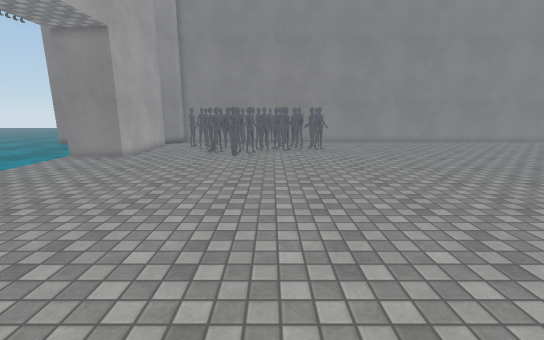
View 1 (above)

16 first-person views from a walk through a 3-D level made in the Unity game engine. The camera is 1.5 m above the floor, tilts 12° down and sees 90° across. The floor is counted in squares, 0.5 m on a side. Each view is taken from the middle of a square. On the plan, view 1 faces up. The plan holds only what a view shows up to about 20 squares ahead; the rest is blank. The place goes on beyond the plan. The player is left out. Surface patterns are stand-ins for the level's own textures.

View 2
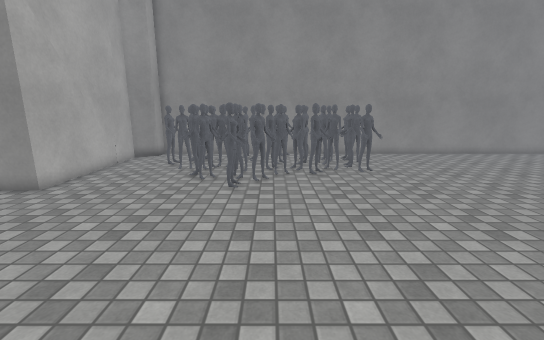

View 3
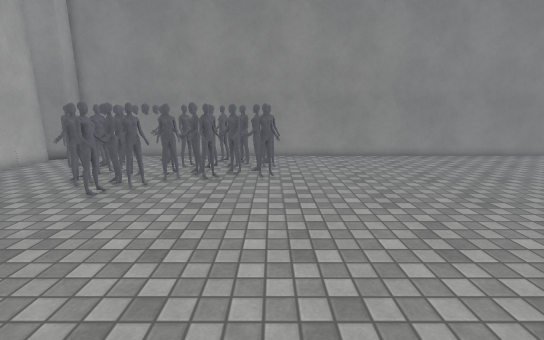

View 4
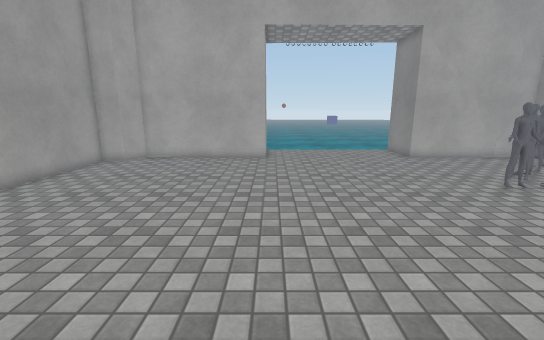

View 5
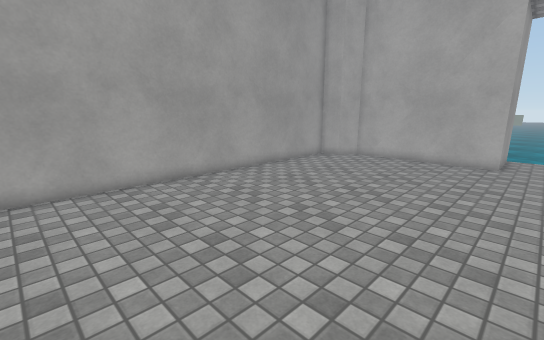

View 6
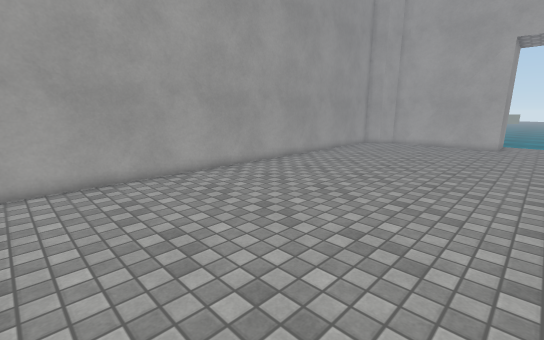

View 7
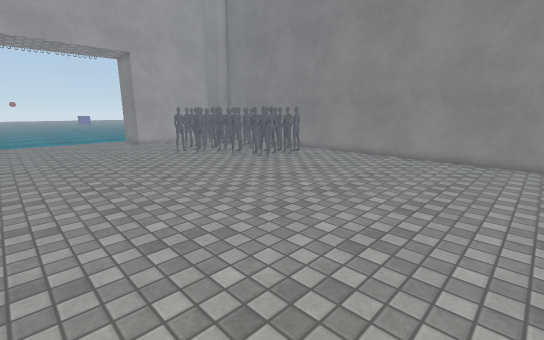

View 8
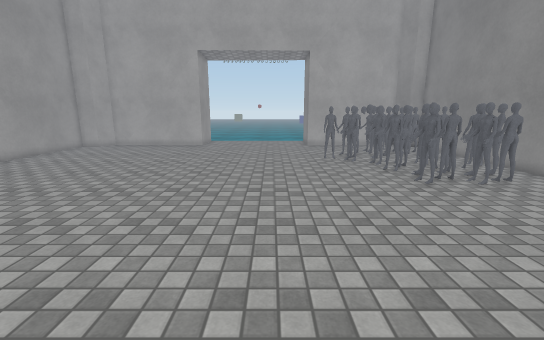

View 9
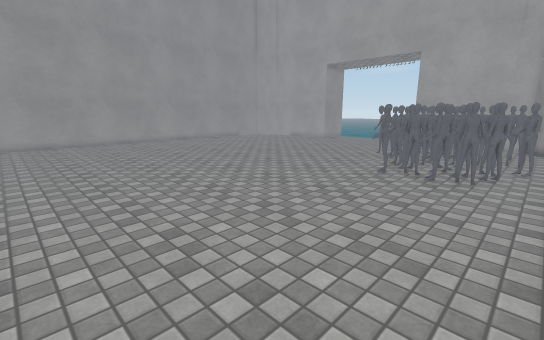

View 10
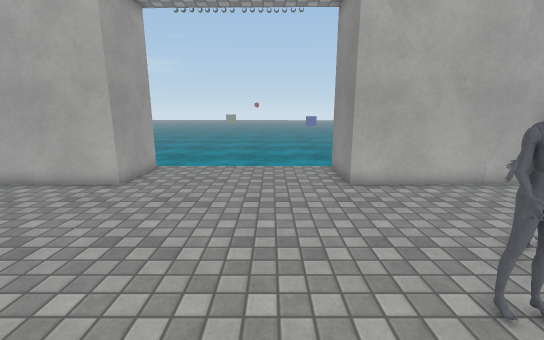

View 11
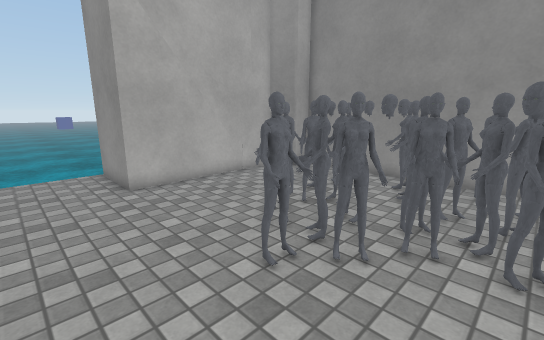

View 12
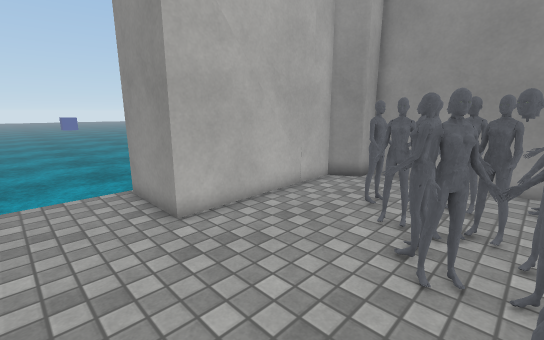

View 13
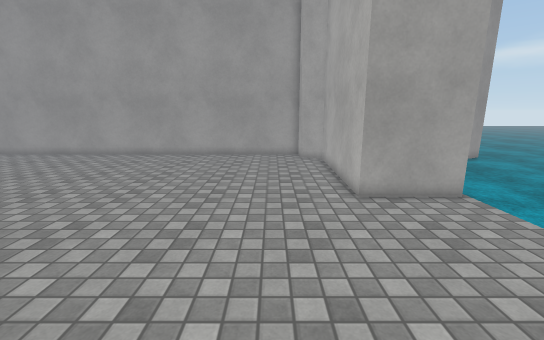

View 14
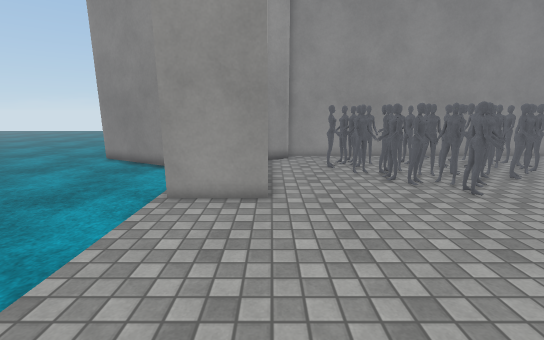

View 15
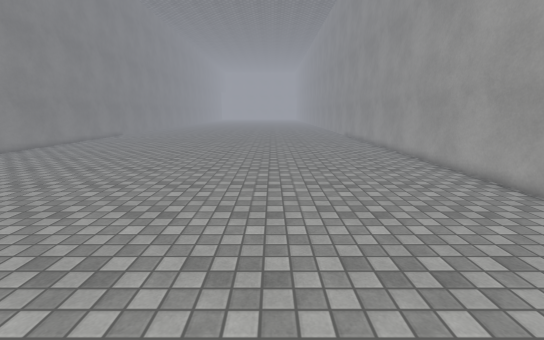

View 16
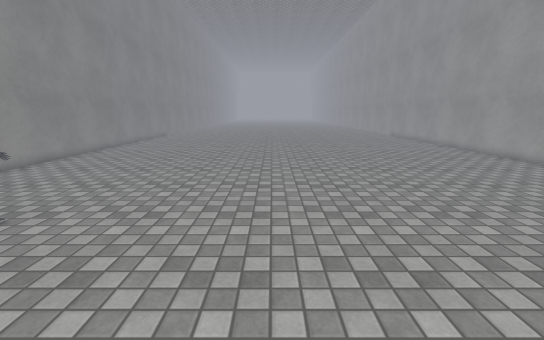

### Floor plan
Key: @ floor where view 1 was taken; # wall or solid block; . floor; ≈ liquid the walk keeps out of; O other object.
Columns run from 16 left of view 1 to 17 right of it. Each row starts with its distance up from view 1.
 28        ###########################
 27       ##........O.................
 26       #...OO.O..OOO...............
 25       #...OOOOO. OOOO.............
 24 #     #..OOOO#OOOOOOO.............
 23 ≈     #..OO.OO#OOOOOO.............
 22 ≈≈    #...OOOOOOOOOOO.............
 21 ≈≈    #....OO#OOOOOOO.............
 20 ≈≈    #.....OOOO #................
 19 ≈≈##  #......OO...................
 18 ≈≈≈####......OO...................
 17 ≈≈≈...............................
 16 ≈≈≈...............................
 15 ≈≈≈...............................
 14 ≈≈≈...............................
 13 ≈≈≈...............................
 12 ≈≈≈...............................
 11 ≈≈≈...............................
 10 ≈≈≈...............................
  9 ≈≈≈###............................
  8 ≈≈#####...........................
  7 ≈≈    #...........................
  6 ≈     #...........................
  5       #...........................
  4       #...........................
  3       #...........................
  2       #...........................
  1       #...........................
  0       ##........@.................
 -1        #..........................
 -2        ###########################

Where each view was taken, in squares from view 1:
view 1: 0 up, 0 right, facing up
view 2: 8 up, 1 left, facing up
view 3: 9 up, 4 right, facing up
view 4: 9 up, 8 right, facing left
view 5: 10 up, 8 right, facing down-left
view 6: 11 up, 17 right, facing down-left
view 7: 9 up, 17 right, facing up-left
view 8: 15 up, 15 right, facing left
view 9: 27 up, 17 right, facing down-left
view 10: 15 up, 1 right, facing left
view 11: 15 up, 1 right, facing up-left
view 12: 15 up, 3 left, facing up-left
view 13: 18 up, 7 left, facing down
view 14: 9 up, 10 left, facing up
view 15: 8 up, 3 left, facing right
view 16: 14 up, 3 left, facing right
